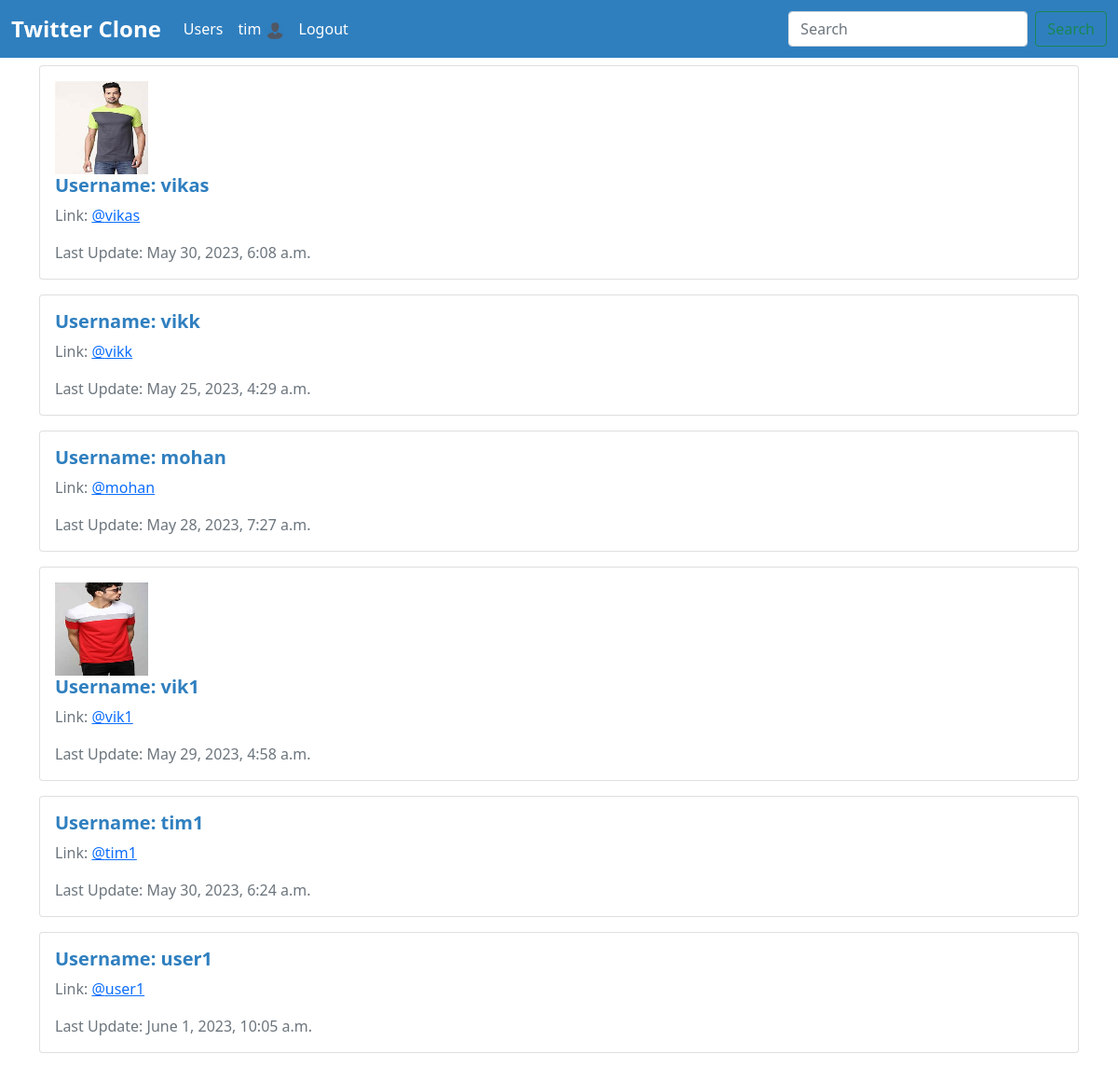
Before: /user-profile/ (signed in) with the older database file.
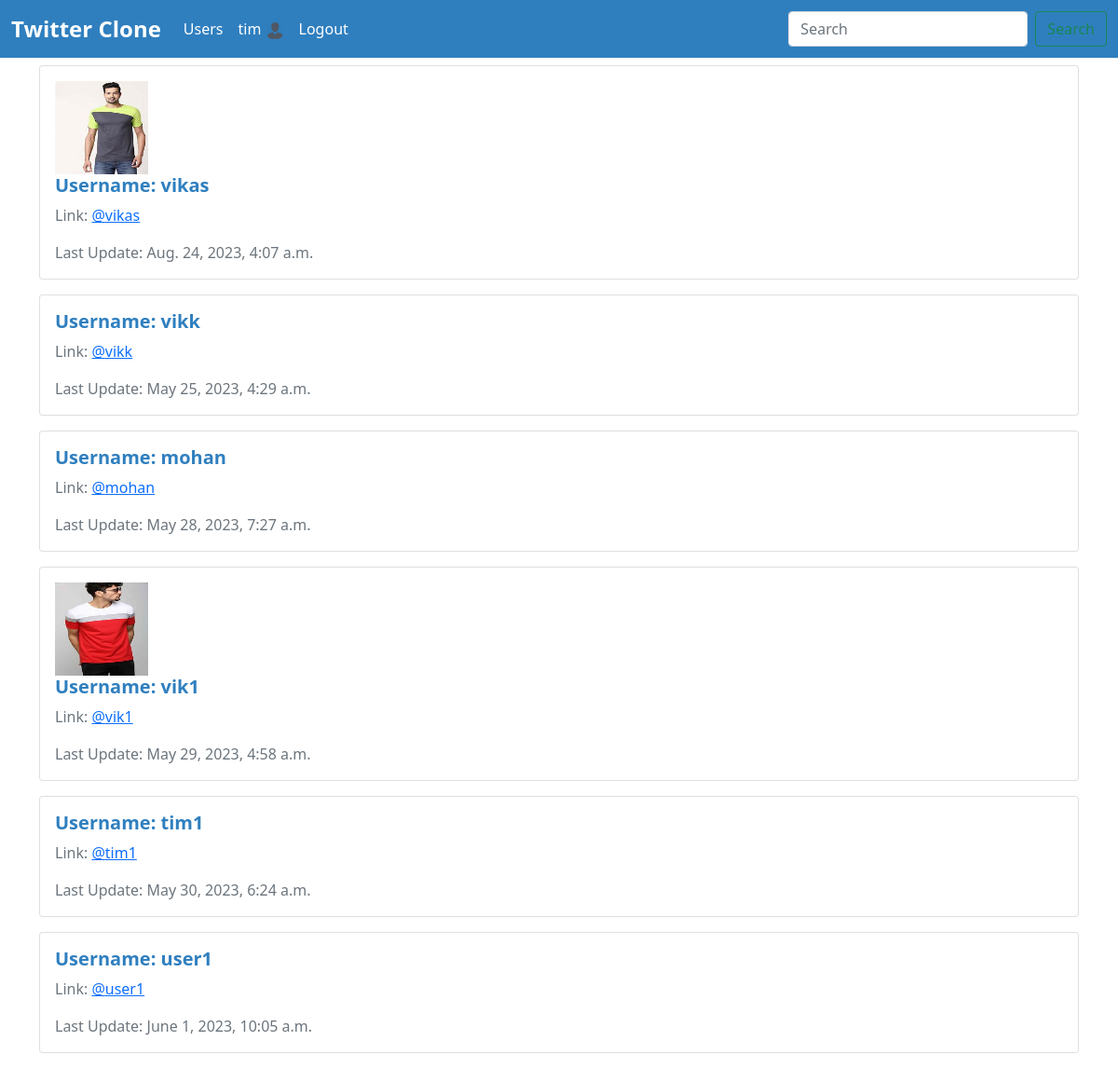
After: the same page with the newer database file.
### app/models.py (models this page shows, shortened)
class Profile(models.Model):
    user = models.OneToOneField(User, on_delete=models.CASCADE)
    follows = models.ManyToManyField("self", related_name='followed_by', symmetrical=False, blank=True)
    profile_pic = models.ImageField(null=True, blank=True, upload_to='images/')
    bio = models.TextField(null=True, blank=True)
    social_link = models.CharField(max_length=200, null=True, blank=True)
    updated_date = models.DateTimeField(User, auto_now=True)

### app/views.py (the view)
# urls.py: path('user-profile/', views.user_profile, name='profile_list'),
def user_profile(request):
    if request.user.is_authenticated:
        profiles = Profile.objects.exclude(user=request.user)
        context = {
            'profiles':profiles
        }
        return render(request, 'app/profile_list.html', context)
    else:
        messages.warning(request, "You must be logged in")
        return redirect('home')

### app/templates/app/profile_list.html (shortened to what this page needs)
{% extends 'app/base.html' %}
{% block content %}
    <div class="container mt-2">
        {% if profiles %}
            {% for profile in profiles %}
                <div class="card mb-3">
                    <div class="card-body">
                        {% if profile.profile_pic %}
                        <img src="{{ profile.profile_pic.url }}" width="100px" height="100px" alt="">
                        {% endif %}
                        <h5 class="card-title" style="color: #2f7fbf; font-weight: bold;">Username: {{ profile.user.username }}</h5>
                        <p class="card-text" style="color: #6c757d;">Link: <a href="{% url 'profile' profile.user.id %}">@{{ profile.user.username|lower }}</a></p>
                        <p class="card-text" style="color: #6c757d;">Last Update: {{ profile.updated_date }}</p>
                    </div>
                </div>
            {% endfor %}
        {% endif %}
    </div>
{% endblock content %}

Changed rows visible on the page:
changed Profile "vikas": updated_date "May 30, 2023, 6:08 a.m." → "Aug. 24, 2023, 4:07 a.m."
